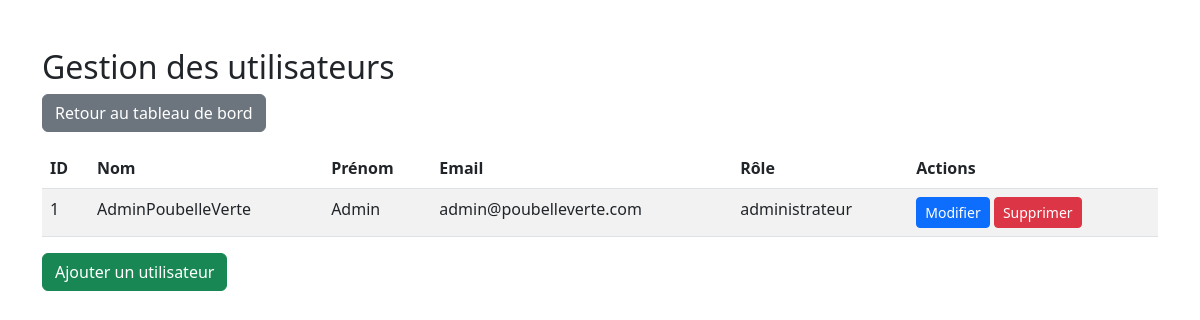
Page /admin/gestion_utilisateurs.php (signed in) on the earlier database version.
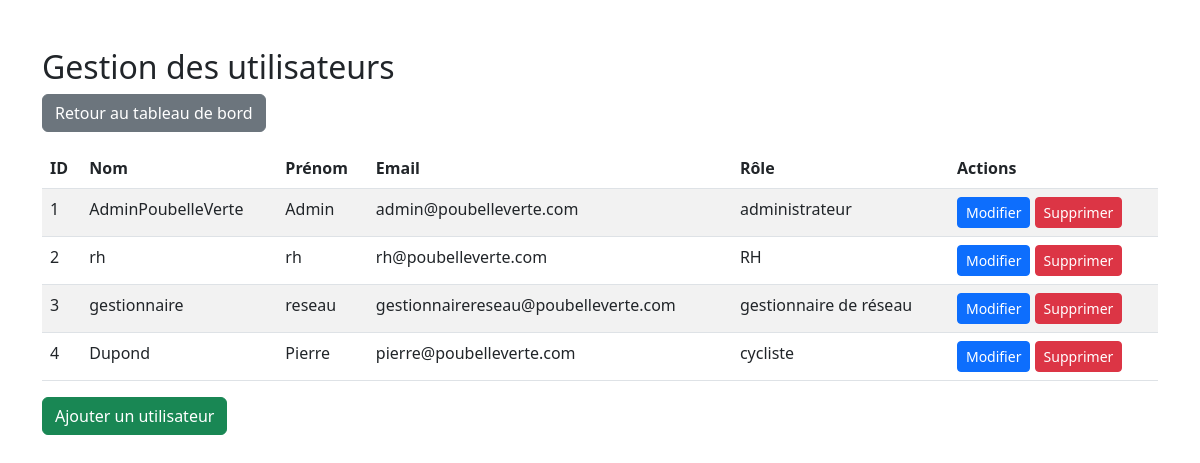
Same page on the later database version.
### tables this page shows
CREATE TABLE `utilisateurs` (
  `id` int(11) NOT NULL,
  `nom` varchar(100) NOT NULL,
  `prenom` varchar(100) DEFAULT NULL,
  `email` varchar(100) NOT NULL,
  `mot_de_passe` varchar(255) NOT NULL,
  `role_id` int(11) NOT NULL,
  `date_embauche` date DEFAULT NULL,
  `disponibilite` varchar(255) DEFAULT NULL
);

CREATE TABLE `roles` (
  `id` int(11) NOT NULL,
  `nom` varchar(50) NOT NULL
);

### admin/gestion_utilisateurs.php (the view, shortened to what this page needs)
<?php
$servername = "localhost";
$username_db = "root";
$password_db = "";
$dbname = "poubelle_verte";
$conn = new mysqli($servername, $username_db, $password_db, $dbname);
$sqlUtilisateurs = "SELECT utilisateurs.id, utilisateurs.nom, utilisateurs.prenom, utilisateurs.email, roles.nom AS role
                    FROM utilisateurs
                    INNER JOIN roles ON utilisateurs.role_id = roles.id";
$resultUtilisateurs = $conn->query($sqlUtilisateurs);
?>
<!DOCTYPE html>
<html>
<head>
    <link rel="stylesheet" href="https://cdn.jsdelivr.net/npm/bootstrap@5.3.0/dist/css/bootstrap.min.css">
</head>
<body>
    <div class="container mt-5">
        <h2>Gestion des utilisateurs</h2>
                <div class="mb-3">
            <a href="admin.php" class="btn btn-secondary">Retour au tableau de bord</a>
        </div>
        <?php if ($resultUtilisateurs->num_rows > 0): ?>
            <table class="table table-striped">
                <thead>
                    <tr>
                        <th>ID</th>
                        <th>Nom</th>
                        <th>Prénom</th>
                        <th>Email</th>
                        <th>Rôle</th>
                        <th>Actions</th>
                    </tr>
                </thead>
                <tbody>
                    <?php while ($row = $resultUtilisateurs->fetch_assoc()): ?>
                        <tr>
                            <td><?php echo $row["id"]; ?></td>
                            <td><?php echo $row["nom"]; ?></td>
                            <td><?php echo $row["prenom"]; ?></td>
                            <td><?php echo $row["email"]; ?></td>
                            <td><?php echo $row["role"]; ?></td>
                            <td>
                                <a href="modifier_utilisateur.php?id=<?php echo $row["id"]; ?>" class="btn btn-primary btn-sm">Modifier</a>
                                <a href="gestion_utilisateurs.php?action=supprimer&id=<?php echo $row["id"]; ?>" class="btn btn-danger btn-sm" onclick="return confirm('Êtes-vous sûr de vouloir supprimer cet utilisateur ?')">Supprimer</a>
                            </td>
                        </tr>
                    <?php endwhile; ?>
                </tbody>
            </table>
        <?php else: ?>
            <p>Aucun utilisateur trouvé.</p>
        <?php endif; ?>
        <a href="ajouter_utilisateur.php" class="btn btn-success">Ajouter un utilisateur</a>
    </div>
</body>
</html>

Differences in the rows shown:
added utilisateurs: id "2", nom "rh", prenom "rh", email "rh@poubelleverte.com", role.nom "RH"
added utilisateurs: id "3", nom "gestionnaire", prenom "reseau", email "gestionnairereseau@poubelleverte.com", role.nom "gestionnaire de réseau"
added utilisateurs: id "4", nom "Dupond", prenom "Pierre", email "pierre@poubelleverte.com", role.nom "cycliste"
